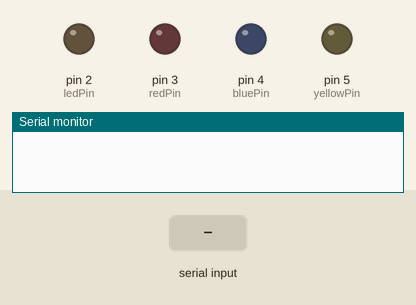
This sketch was run on a simulated Arduino Uno, built with avr-gcc and run on an emulated ATmega328P. Shown: output pins drawn as LEDs (lit = HIGH), the last lines printed to the serial monitor. Inputs (shaded band) come from the test bench.

Above: at 1.2 s.
1.3 s: "1" received over Serial
At 1.6 s:
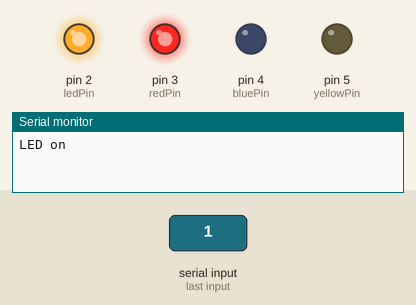
At 6.6 s:
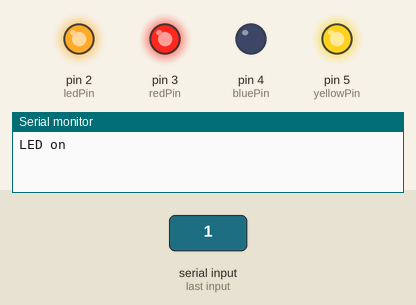
Timing chart, 0 to 14.8 s (numbered marks = the images above; inputs shaded):
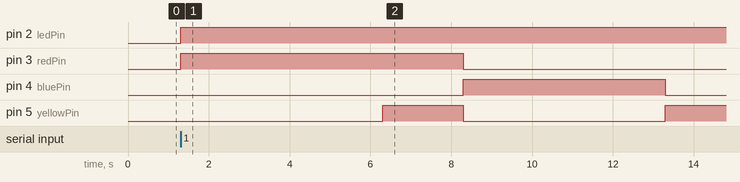

Measured:
- after the input at 1.3 s, pin 2 (ledPin): LOW → HIGH at once; pin 3 (redPin): LOW → HIGH at once, → LOW 7.0 s later; pin 4 (bluePin): LOW → HIGH after 7.0 s, → LOW 5.0 s later; pin 5 (yellowPin): LOW → HIGH after 5.0 s, → LOW 2.0 s later, → HIGH 5.0 s later

The sketch:

Advanced_LED_Flashing.ino
```cpp
const int ledPin = 2;
const int redPin = 3;
const int bluePin = 4;
const int yellowPin = 5;

void startLedFlashing() {
  digitalWrite(redPin, HIGH);
      delay(5000);
      digitalWrite(yellowPin, HIGH);
      delay(2000);
      digitalWrite(redPin, LOW);
      digitalWrite(yellowPin, LOW);
      digitalWrite(bluePin, HIGH);
      delay(5000);
      digitalWrite(bluePin, LOW);
      digitalWrite(yellowPin, HIGH);
      delay(2000);
      digitalWrite(yellowPin, LOW);
      digitalWrite(redPin, HIGH);
}

void endLedFlashing() {
digitalWrite(redPin, LOW);
      digitalWrite(bluePin, LOW);
      digitalWrite(yellowPin, LOW);
}

void setup() {
  pinMode(ledPin, OUTPUT);
  pinMode(redPin, OUTPUT);
  pinMode(bluePin, OUTPUT);
  pinMode(yellowPin, OUTPUT);
  Serial.begin(9600);
}

void loop() {
  if (Serial.available() > 0) {
    int command = Serial.read();

    if (command == '1') {
      digitalWrite(ledPin, HIGH);
      Serial.println("LED on");
      startLedFlashing();
    } else if (command == '2') {
      digitalWrite(ledPin, LOW);
      endLedFlashing();
      Serial.println("LED off");
    } else {
      Serial.println("Unknown command");
    }
  }
}
```
